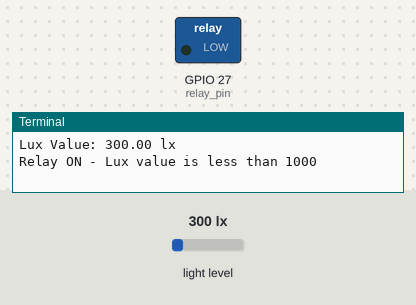
A program run on a simulated Raspberry Pi (BCM pin numbers). Parts: switched loads named in the program (green lamp = pin HIGH), the last lines printed to the terminal. Inputs (shaded band) come from the test bench; at power-on: light level 300 lx.

Above: at 1.2 s.
1.3 s: light level set to 974 lx
4.3 s: light level set to 1028 lx
At 6.0 s:
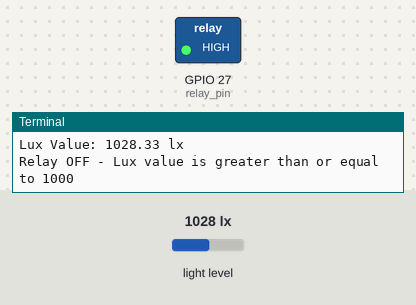
7.3 s: light level set to 40 lx
At 9.5 s:
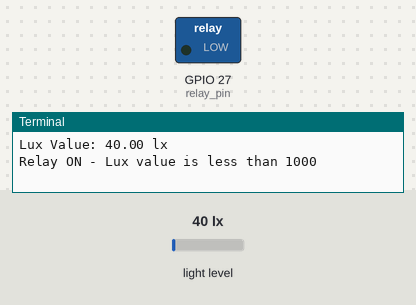
10.5 s: light level set to 1000 lx
At 12.4 s:
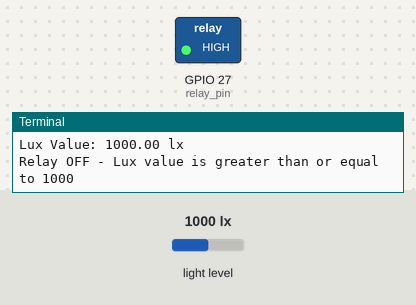
Timing chart, 0 to 13.9 s (numbered marks = the images above; inputs shaded):
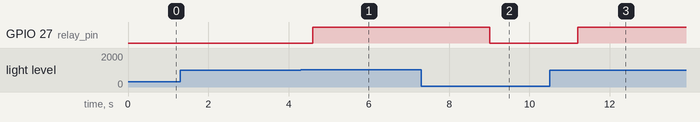

The program:

bh1750.py
```python
import smbus
import time
import RPi.GPIO as GPIO

class BH1750:

    def __init__(self, bus_number=1, address=0x23, relay_pin=27):
        """Inisialisasi sensor BH1750 dan pin GPIO untuk relay."""
        self.bus = smbus.SMBus(bus_number)  # Inisialisasi I2C bus
        self.address = address
        self.relay_pin = relay_pin

        # Setup GPIO untuk relay
        GPIO.setmode(GPIO.BCM)
        GPIO.setup(self.relay_pin, GPIO.OUT)

    def read_lux(self):
        """Membaca nilai lux dari sensor BH1750."""
        try:
            self.bus.write_byte(self.address, 0x10)  # Perintah untuk baca lux
            time.sleep(0.2)  # Delay untuk memberi waktu sensor mengumpulkan data
            data = self.bus.read_i2c_block_data(self.address, 0, 2)
            lux = (data[0] << 8) + data[1]
            lux /= 1.2  # Menghitung lux dalam satuan yang benar
            return lux
        except Exception as e:
            print(f"Error membaca sensor BH1750: {e}")
            return None

    def control_relay(self, lux_value):
        """Mengontrol relay berdasarkan nilai lux."""
        if lux_value is not None:
            if lux_value < 1000:
                GPIO.output(self.relay_pin, GPIO.LOW)  # Relay aktif (ON) untuk active low
                print("Relay ON - Lux value is less than 1000")
            else:
                GPIO.output(self.relay_pin, GPIO.HIGH)  # Relay mati (OFF) untuk active low
                print("Relay OFF - Lux value is greater than or equal to 1000")

    def print_data(self):
        """Membaca dan menampilkan data lux serta mengontrol relay."""
        lux_value = self.read_lux()
        if lux_value is not None:
            print(f"Lux Value: {lux_value:.2f} lx")
        self.control_relay(lux_value)  # Mengontrol relay berdasarkan nilai lux

    def close(self):
        """Menutup koneksi I2C bus dan membersihkan GPIO."""
        self.bus.close()
        GPIO.cleanup()

if __name__ == "__main__":
    # Inisialisasi objek BH1750
    # Sesuaikan bus_number dan relay_pin jika konfigurasi Anda berbeda
    # bus_number = 1 umumnya untuk Raspberry Pi 2/3/4, 0 untuk model lama
    # relay_pin = 27 (GPIO27) adalah contoh, pastikan sesuai dengan koneksi Anda
    light_sensor_controller = BH1750(bus_number=1, address=0x23, relay_pin=27)

    try:
        while True:
            light_sensor_controller.print_data()
            time.sleep(2)  # Tunggu 2 detik sebelum membaca lagi
    except KeyboardInterrupt:
        print("\nProgram dihentikan oleh pengguna.")
    finally:
        light_sensor_controller.close()
        print("GPIO dibersihkan dan koneksi I2C ditutup.")
```

Measured:
- the behaviour switches between 999 and 1000 lx on light level (found by bisection; images 0 and 1)
- after the input at 4.3 s, GPIO 27 (relay_pin): LOW → HIGH after 0.30 s
- after the input at 7.3 s, GPIO 27 (relay_pin): HIGH → LOW after 1.7 s
- after the input at 10.5 s, GPIO 27 (relay_pin): LOW → HIGH after 0.71 s
